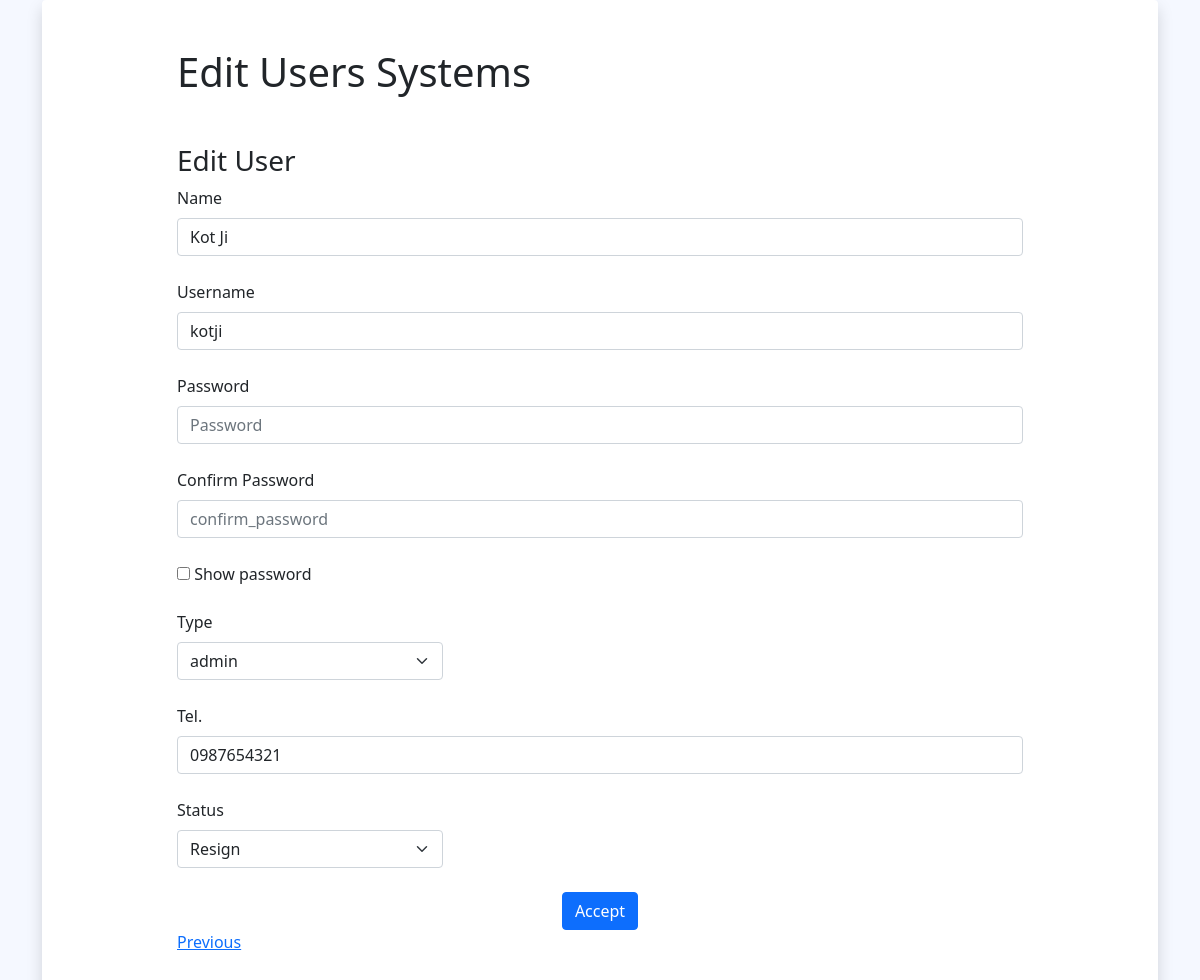
Page /user-form-update.php?id=3 (signed in) on the earlier database version.
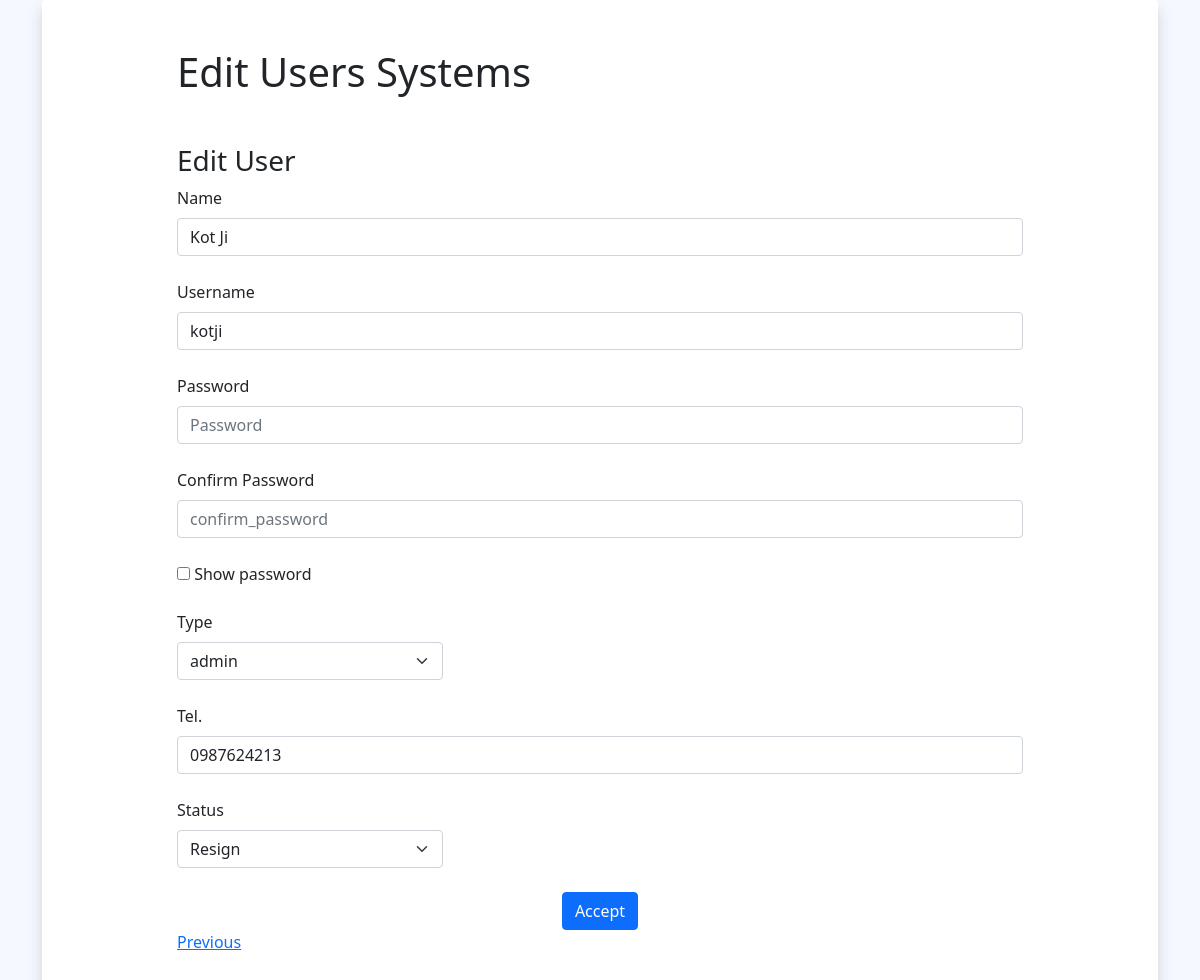
Same page on the later database version.
### tables this page shows
CREATE TABLE `employee` (
  `id_emp` int(10) NOT NULL,
  `username` varchar(25) NOT NULL,
  `password` varchar(25) NOT NULL,
  `name` varchar(70) NOT NULL,
  `tel` varchar(10) NOT NULL,
  `type` varchar(10) NOT NULL,
  `status` varchar(20) NOT NULL,
  `create_at` datetime NOT NULL,
  `update_at` datetime NOT NULL
);

### user-form-update.php (the view, shortened to what this page needs)
<?php
 require_once('connect.php');
 $sql = "SELECT * FROM employee WHERE id_emp = '".mysqli_real_escape_string($conn, $_GET['id'])."' ";
 $result = mysqli_query($conn, $sql);
 $row = mysqli_fetch_assoc($result);
?>
<!DOCTYPE html>
<html lang="en">
<head>
    <link href="https://cdn.jsdelivr.net/npm/bootstrap@5.1.3/dist/css/bootstrap.min.css" rel="stylesheet">
</head>
<body>
<div class="flex-container">
    <div class="container">
        <div class="shadow rounded p-5 bg-body h-100">
            <div class="row justify-content-center">
                <div class="col-md-10">
                    <h1 class="mb-5"> Edit Users Systems </h1>
                    <h3>Edit User</h3>
                    <form class="row gy-4" action="user-update.php" method="POST">
                        <div class="col-md-12">
                            <label for="full" class="form-label">Name</label>
                            <input type="text" class="form-control" id="full" name="name" placeholder="Name of Products" value="<?php echo $row['name'] ?>"required>
                        </div>
                        <div class="col-md-12">
                            <label for="username" class="form-label">Username</label>
                            <input type="text" class="form-control" id="username" name="username" placeholder="Name of Products" value="<?php echo $row['username'] ?>"required>
                        </div>
                        <div class="col-md-12">
                            <label for="password" class="form-label">Password</label>
                            <input type="password" class="form-control" id="password" name="password" placeholder="Password" value="">
                        </div>
                        <div class="col-md-12">
                            <label for="confirm_password" class="form-label">Confirm Password</label>
                            <input type="password" class="form-control" id="confirm_password" name="confirm_password" placeholder="confirm_password" value="">
                        </div>
                        <div>
                            <input type="checkbox" onclick="myFunction()"> Show password</input>
                        </div>
                        <div class="col-md-4">
                            <label for="type" class="form-label">Type</label>
                            <select class="form-select" id="type" name="type" required>
                                <option value="<?php echo $row['type'] ?>"><?php echo $row['type'] ?></option>
                            </select>
                        </div>
                        <div class="col-md-12">
                            <label for="tel" class="form-label">Tel.</label>
                            <input type="text" class="form-control" id="tel" name="tel" placeholder="Tel" value="<?php echo $row['tel'] ?>"required>
                        </div>
                        <div class="col-md-4">
                            <label for="status" class="form-label">Status</label>
                            <select class="form-select" id="status" name="status" required>
                                <option value="<?php echo $row['status'] ?>"><?php echo $row['status'] ?></option>
                            </select>
                        </div>
                        <div class="col-12">
                            <button type="submit" name="submit" class="btn btn-primary d-block mx-auto">Accept</button>
                        </div>
                    </form>
                    <a href="user-crud.php">Previous</a>
                </div>
            </div>
        </div>
    </div>
</div>
</body>
</html>

Differences in the rows shown:
changed employee "Kot Ji": tel "0987654321" → "0987624213"
